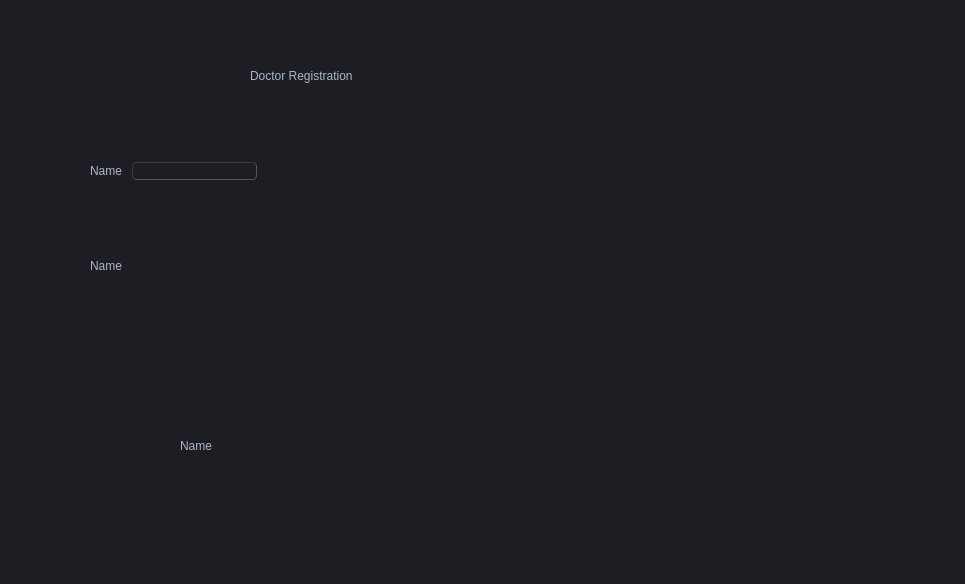
<?xml version="1.0" encoding="UTF-8"?>
<ui version="4.0">
 <class>Dialog</class>
 <widget class="QDialog" name="Dialog">
  <property name="geometry">
   <rect>
    <x>0</x>
    <y>0</y>
    <width>965</width>
    <height>584</height>
   </rect>
  </property>
  <property name="windowTitle">
   <string>Dialog</string>
  </property>
  <property name="styleSheet">
   <string notr="true">
QMainWindow {
	background-color:#1e1d23;
}
QDialog {
	background-color:#1e1d23;
}
QColorDialog {
	background-color:#1e1d23;
}
QTextEdit {
	background-color:#1e1d23;
	color: #a9b7c6;
}
QPlainTextEdit {
	selection-background-color:#007b50;
	background-color:#1e1d23;
	border-style: solid;
	border-top-color: transparent;
	border-right-color: transparent;
	border-left-color: transparent;
	border-bottom-color: transparent;
	border-width: 1px;
	color: #a9b7c6;
}
QPushButton{
	border-style: solid;
	border-top-color: transparent;
	border-right-color: transparent;
	border-left-color: transparent;
	border-bottom-color: transparent;
	border-width: 1px;
	border-style: solid;
	color: #a9b7c6;
	padding: 2px;
	background-color: #1e1d23;
}
QPushButton::default{
	border-style: inset;
	border-top-color: transparent;
	border-right-color: transparent;
	border-left-color: transparent;
	border-bottom-color: #04b97f;
	border-width: 1px;
	color: #a9b7c6;
	padding: 2px;
	background-color: #1e1d23;
}
QToolButton {
	border-style: solid;
	border-top-color: transparent;
	border-right-color: transparent;
	border-left-color: transparent;
	border-bottom-color: #04b97f;
	border-bottom-width: 1px;
	border-style: solid;
	color: #a9b7c6;
	padding: 2px;
	background-color: #1e1d23;
}
QToolButton:hover{
	border-style: solid;
	border-top-color: transparent;
	border-right-color: transparent;
	border-left-color: transparent;
	border-bottom-color: #37efba;
	border-bottom-width: 2px;
	border-style: solid;
	color: #FFFFFF;
	padding-bottom: 1px;
	background-color: #1e1d23;
}
QPushButton:hover{
	border-style: solid;
	border-top-color: transparent;
	border-right-color: transparent;
	border-left-color: transparent;
	border-bottom-color: #37efba;
	border-bottom-width: 1px;
	border-style: solid;
	color: #FFFFFF;
	padding-bottom: 2px;
	background-color: #1e1d23;
}
QPushButton:pressed{
	border-style: solid;
	border-top-color: transparent;
	border-right-color: transparent;
	border-left-color: transparent;
	border-bottom-color: #37efba;
	border-bottom-width: 2px;
	border-style: solid;
	color: #37efba;
	padding-bottom: 1px;
	background-color: #1e1d23;
}
QPushButton:disabled{
	border-style: solid;
	border-top-color: transparent;
	border-right-color: transparent;
	border-left-color: transparent;
	border-bottom-color: #808086;
	border-bottom-width: 2px;
	border-style: solid;
	color: #808086;
	padding-bottom: 1px;
	background-color: #1e1d23;
}
QLineEdit {
	border-width: 1px; border-radius: 4px;
	border-color: rgb(58, 58, 58);
	border-style: inset;
	padding: 0 8px;
	color: #a9b7c6;
	background:#1e1d23;
	selection-background-color:white;
	selection-color: #FFFFFF;
}
QLabel {
	color: #a9b7c6;
}
QLCDNumber {
	color: #37e6b4;
}
QProgressBar {
	text-align: center;
	color: rgb(240, 240, 240);
	border-width: 1px; 
	border-radius: 10px;
	border-color: rgb(58, 58, 58);
	border-style: inset;
	background-color:#1e1d23;
}
QProgressBar::chunk {
	background-color: #04b97f;
	border-radius: 5px;
}
QMenuBar {
	background-color: #1e1d23;
}
QMenuBar::item {
	color: #a9b7c6;
  	spacing: 3px;
  	padding: 1px 4px;
  	background: #1e1d23;
}

QMenuBar::item:selected {
  	background:#1e1d23;
	color: #FFFFFF;
}
QMenu::item:selected {
	border-style: solid;
	border-top-color: transparent;
	border-right-color: transparent;
	border-left-color: #04b97f;
	border-bottom-color: transparent;
	border-left-width: 2px;
	color: #FFFFFF;
	padding-left:15px;
	padding-top:4px;
	padding-bottom:4px;
	padding-right:7px;
	background-color: #1e1d23;
}
QMenu::item {
	border-style: solid;
	border-top-color: transparent;
	border-right-color: transparent;
	border-left-color: transparent;
	border-bottom-color: transparent;
	border-bottom-width: 1px;
	border-style: solid;
	color: #a9b7c6;
	padding-left:17px;
	padding-top:4px;
	padding-bottom:4px;
	padding-right:7px;
	background-color: #1e1d23;
}
QMenu{
	background-color:#1e1d23;
}
QTabWidget {
	color:rgb(0,0,0);
	background-color:#1e1d23;
}
QTabWidget::pane {
		border-color: rgb(77,77,77);
		background-color:#1e1d23;
		border-style: solid;
		border-width: 1px;
    	border-radius: 6px;
}
QTabBar::tab {
	border-style: solid;
	border-top-color: transparent;
	border-right-color: transparent;
	border-left-color: transparent;
	border-bottom-color: transparent;
	border-bottom-width: 1px;
	border-style: solid;
	color: #808086;
	padding: 3px;
	margin-left:3px;
	background-color: #1e1d23;
}
QTabBar::tab:selected, QTabBar::tab:last:selected, QTabBar::tab:hover {
  	border-style: solid;
	border-top-color: transparent;
	border-right-color: transparent;
	border-left-color: transparent;
	border-bottom-color: #04b97f;
	border-bottom-width: 2px;
	border-style: solid;
	color: #FFFFFF;
	padding-left: 3px;
	padding-bottom: 2px;
	margin-left:3px;
	background-color: #1e1d23;
}

QCheckBox {
	color: #a9b7c6;
	padding: 2px;
}
QCheckBox:disabled {
	color: #808086;
	padding: 2px;
}

QCheckBox:hover {
	border-radius:4px;
	border-style:solid;
	padding-left: 1px;
	padding-right: 1px;
	padding-bottom: 1px;
	padding-top: 1px;
	border-width:1px;
	border-color: rgb(87, 97, 106);
	background-color:#1e1d23;
}
QCheckBox::indicator:checked {

	height: 10px;
	width: 10px;
	border-style:solid;
	border-width: 1px;
	border-color: #04b97f;
	color: #a9b7c6;
	background-color: #04b97f;
}
QCheckBox::indicator:unchecked {

	height: 10px;
	width: 10px;
	border-style:solid;
	border-width: 1px;
	border-color: #04b97f;
	color: #a9b7c6;
	background-color: transparent;
}
QRadioButton {
	color: #a9b7c6;
	background-color: #1e1d23;
	padding: 1px;
}
QRadioButton::indicator:checked {
	height: 10px;
	width: 10px;
	border-style:solid;
	border-radius:5px;
	border-width: 1px;
	border-color: #04b97f;
	color: #a9b7c6;
	background-color: #04b97f;
}
QRadioButton::indicator:!checked {
	height: 10px;
	width: 10px;
	border-style:solid;
	border-radius:5px;
	border-width: 1px;
	border-color: #04b97f;
	color: #a9b7c6;
	background-color: transparent;
}
QStatusBar {
	color:#027f7f;
}
QSpinBox {
	color: #a9b7c6;	
	background-color: #1e1d23;
}
QDoubleSpinBox {
	color: #a9b7c6;	
	background-color: #1e1d23;
}
QTimeEdit {
	color: #a9b7c6;	
	background-color: #1e1d23;
}
QDateTimeEdit {
	color: #a9b7c6;	
	background-color: #1e1d23;
}
QDateEdit {
	color: #a9b7c6;	
	background-color: #1e1d23;
}
QComboBox {
	color: #a9b7c6;	
	background: #1e1d23;
}
QComboBox:editable {
	background: #1e1d23;
	color: #a9b7c6;
	selection-background-color: #1e1d23;
}
QComboBox QAbstractItemView {
	color: #a9b7c6;	
	background: #1e1d23;
	selection-color: #FFFFFF;
	selection-background-color: #1e1d23;
}
QComboBox:!editable:on, QComboBox::drop-down:editable:on {
	color: #a9b7c6;	
	background: #1e1d23;
}
QFontComboBox {
	color: #a9b7c6;	
	background-color: #1e1d23;
}
QToolBox {
	color: #a9b7c6;
	background-color: #1e1d23;
}
QToolBox::tab {
	color: #a9b7c6;
	background-color: #1e1d23;
}
QToolBox::tab:selected {
	color: #FFFFFF;
	background-color: #1e1d23;
}
QScrollArea {
	color: #FFFFFF;
	background-color: #1e1d23;
}
QSlider::groove:horizontal {
	height: 5px;
	background: #04b97f;
}
QSlider::groove:vertical {
	width: 5px;
	background: #04b97f;
}
QSlider::handle:horizontal {
	background: qlineargradient(x1:0, y1:0, x2:1, y2:1, stop:0 #b4b4b4, stop:1 #8f8f8f);
	border: 1px solid #5c5c5c;
	width: 14px;
	margin: -5px 0;
	border-radius: 7px;
}
QSlider::handle:vertical {
	background: qlineargradient(x1:1, y1:1, x2:0, y2:0, stop:0 #b4b4b4, stop:1 #8f8f8f);
	border: 1px solid #5c5c5c;
	height: 14px;
	margin: 0 -5px;
	border-radius: 7px;
}
QSlider::add-page:horizontal {
    background: white;
}
QSlider::add-page:vertical {
    background: white;
}
QSlider::sub-page:horizontal {
    background: #04b97f;
}
QSlider::sub-page:vertical {
    background: #04b97f;
}</string>
  </property>
  <widget class="QLabel" name="label">
   <property name="geometry">
    <rect>
     <x>250</x>
     <y>30</y>
     <width>581</width>
     <height>91</height>
    </rect>
   </property>
   <property name="styleSheet">
    <string notr="true">font: 35pt &quot;Modern No. 20&quot;;</string>
   </property>
   <property name="text">
    <string>Doctor Registration</string>
   </property>
  </widget>
  <widget class="QLabel" name="label_3">
   <property name="geometry">
    <rect>
     <x>90</x>
     <y>240</y>
     <width>161</width>
     <height>51</height>
    </rect>
   </property>
   <property name="text">
    <string>Name </string>
   </property>
  </widget>
  <widget class="QLabel" name="label_4">
   <property name="geometry">
    <rect>
     <x>180</x>
     <y>420</y>
     <width>161</width>
     <height>51</height>
    </rect>
   </property>
   <property name="text">
    <string>Name </string>
   </property>
  </widget>
  <widget class="QWidget" name="">
   <property name="geometry">
    <rect>
     <x>90</x>
     <y>160</y>
     <width>167</width>
     <height>22</height>
    </rect>
   </property>
   <layout class="QHBoxLayout" name="horizontalLayout">
    <item>
     <widget class="QLabel" name="label_2">
      <property name="text">
       <string>Name </string>
      </property>
     </widget>
    </item>
    <item>
     <widget class="QLineEdit" name="lineEdit">
      <property name="styleSheet">
       <string notr="true">color:white; </string>
      </property>
     </widget>
    </item>
   </layout>
  </widget>
 </widget>
 <resources/>
 <connections/>
</ui>
